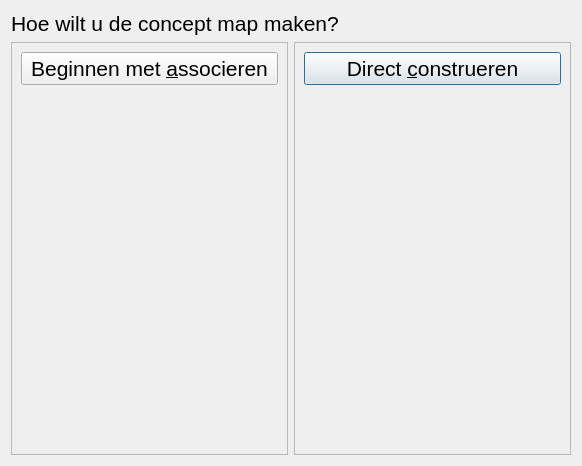
<?xml version="1.0" encoding="UTF-8"?>
<ui version="4.0">
 <class>QtPvdbStudentStartCompleteDialog</class>
 <widget class="QDialog" name="QtPvdbStudentStartCompleteDialog">
  <property name="geometry">
   <rect>
    <x>0</x>
    <y>0</y>
    <width>582</width>
    <height>466</height>
   </rect>
  </property>
  <property name="font">
   <font>
    <pointsize>16</pointsize>
    <weight>50</weight>
    <bold>false</bold>
   </font>
  </property>
  <property name="windowTitle">
   <string>Mijn persoonlijke werktheorie, programma voor de student</string>
  </property>
  <property name="windowIcon">
   <iconset resource="ProjectVanDenBogaart.qrc">
    <normaloff>:/images/PicArrow14x14.png</normaloff>:/images/PicArrow14x14.png</iconset>
  </property>
  <layout class="QGridLayout" name="gridLayout">
   <item row="3" column="1" rowspan="3">
    <widget class="QFrame" name="frame_2">
     <property name="frameShape">
      <enum>QFrame::StyledPanel</enum>
     </property>
     <property name="frameShadow">
      <enum>QFrame::Raised</enum>
     </property>
     <layout class="QVBoxLayout" name="verticalLayout_2">
      <item>
       <widget class="QPushButton" name="button_start_construct">
        <property name="text">
         <string>Direct &amp;construeren</string>
        </property>
       </widget>
      </item>
      <item>
       <widget class="QLabel" name="label_2">
        <property name="text">
         <string/>
        </property>
        <property name="pixmap">
         <pixmap resource="ProjectVanDenBogaart.qrc">:/images/ConceptMapEdit.png</pixmap>
        </property>
        <property name="alignment">
         <set>Qt::AlignBottom|Qt::AlignHCenter</set>
        </property>
       </widget>
      </item>
     </layout>
    </widget>
   </item>
   <item row="3" column="0" rowspan="3">
    <widget class="QFrame" name="frame">
     <property name="frameShape">
      <enum>QFrame::StyledPanel</enum>
     </property>
     <property name="frameShadow">
      <enum>QFrame::Raised</enum>
     </property>
     <layout class="QVBoxLayout" name="verticalLayout">
      <item>
       <widget class="QPushButton" name="button_start_associate">
        <property name="text">
         <string>Beginnen met &amp;associeren</string>
        </property>
       </widget>
      </item>
      <item>
       <widget class="QLabel" name="label">
        <property name="text">
         <string/>
        </property>
        <property name="pixmap">
         <pixmap resource="ProjectVanDenBogaart.qrc">:/images/Cluster.png</pixmap>
        </property>
        <property name="alignment">
         <set>Qt::AlignCenter</set>
        </property>
       </widget>
      </item>
      <item>
       <widget class="QLabel" name="label_3">
        <property name="text">
         <string/>
        </property>
        <property name="pixmap">
         <pixmap resource="ProjectVanDenBogaart.qrc">:/images/ConceptMapEdit.png</pixmap>
        </property>
        <property name="alignment">
         <set>Qt::AlignCenter</set>
        </property>
       </widget>
      </item>
     </layout>
    </widget>
   </item>
   <item row="1" column="0" colspan="2">
    <widget class="QLabel" name="label_4">
     <property name="sizePolicy">
      <sizepolicy hsizetype="Preferred" vsizetype="Maximum">
       <horstretch>0</horstretch>
       <verstretch>0</verstretch>
      </sizepolicy>
     </property>
     <property name="text">
      <string>Hoe wilt u de concept map maken?</string>
     </property>
     <property name="alignment">
      <set>Qt::AlignLeading|Qt::AlignLeft|Qt::AlignVCenter</set>
     </property>
    </widget>
   </item>
  </layout>
 </widget>
 <tabstops>
  <tabstop>button_start_associate</tabstop>
  <tabstop>button_start_construct</tabstop>
 </tabstops>
 <resources>
  <include location="ProjectVanDenBogaart.qrc"/>
 </resources>
 <connections/>
</ui>
